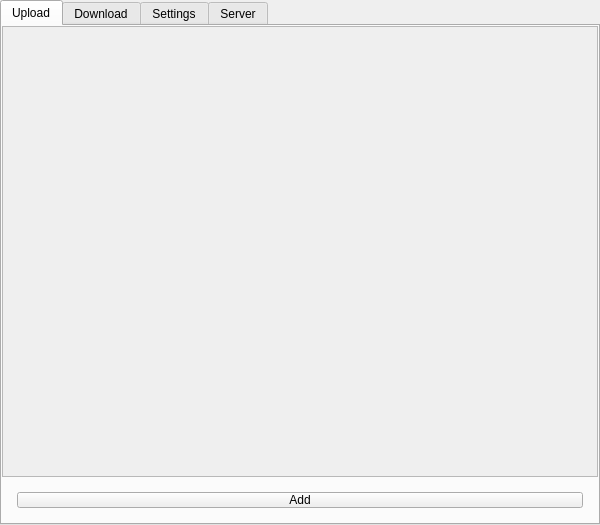
<?xml version="1.0" encoding="UTF-8"?>
<ui version="4.0">
 <class>MainWindow</class>
 <widget class="QWidget" name="MainWindow">
  <property name="geometry">
   <rect>
    <x>0</x>
    <y>0</y>
    <width>600</width>
    <height>525</height>
   </rect>
  </property>
  <property name="windowTitle">
   <string>Form</string>
  </property>
  <layout class="QVBoxLayout" name="verticalLayout">
   <property name="spacing">
    <number>6</number>
   </property>
   <property name="leftMargin">
    <number>0</number>
   </property>
   <property name="topMargin">
    <number>0</number>
   </property>
   <property name="rightMargin">
    <number>0</number>
   </property>
   <property name="bottomMargin">
    <number>0</number>
   </property>
   <item>
    <widget class="QTabWidget" name="tabWidget">
     <property name="enabled">
      <bool>true</bool>
     </property>
     <property name="currentIndex">
      <number>0</number>
     </property>
     <widget class="QWidget" name="UploadTab">
      <attribute name="title">
       <string>Upload</string>
      </attribute>
      <layout class="QVBoxLayout" name="verticalLayout_2">
       <property name="spacing">
        <number>0</number>
       </property>
       <property name="leftMargin">
        <number>0</number>
       </property>
       <property name="topMargin">
        <number>0</number>
       </property>
       <property name="rightMargin">
        <number>0</number>
       </property>
       <property name="bottomMargin">
        <number>0</number>
       </property>
       <item>
        <widget class="QScrollArea" name="scrollArea">
         <property name="enabled">
          <bool>true</bool>
         </property>
         <property name="lineWidth">
          <number>1</number>
         </property>
         <property name="widgetResizable">
          <bool>true</bool>
         </property>
         <widget class="QWidget" name="scrollAreaWidgetContents">
          <property name="geometry">
           <rect>
            <x>0</x>
            <y>0</y>
            <width>594</width>
            <height>445</height>
           </rect>
          </property>
          <layout class="QVBoxLayout" name="verticalLayout_4">
           <item>
            <layout class="QVBoxLayout" name="UploadLayout">
             <property name="spacing">
              <number>6</number>
             </property>
             <item>
              <spacer name="verticalSpacer_2">
               <property name="orientation">
                <enum>Qt::Vertical</enum>
               </property>
               <property name="sizeHint" stdset="0">
                <size>
                 <width>20</width>
                 <height>40</height>
                </size>
               </property>
              </spacer>
             </item>
            </layout>
           </item>
          </layout>
         </widget>
        </widget>
       </item>
       <item>
        <widget class="QPushButton" name="AddUploadBtn">
         <property name="styleSheet">
          <string notr="true">QPushButton {margin:15px;}</string>
         </property>
         <property name="text">
          <string>Add</string>
         </property>
        </widget>
       </item>
      </layout>
     </widget>
     <widget class="QWidget" name="DownloadTab">
      <attribute name="title">
       <string>Download</string>
      </attribute>
      <layout class="QVBoxLayout" name="verticalLayout_5">
       <property name="spacing">
        <number>0</number>
       </property>
       <property name="leftMargin">
        <number>0</number>
       </property>
       <property name="topMargin">
        <number>0</number>
       </property>
       <property name="rightMargin">
        <number>0</number>
       </property>
       <property name="bottomMargin">
        <number>0</number>
       </property>
       <item>
        <widget class="QScrollArea" name="scrollArea_2">
         <property name="widgetResizable">
          <bool>true</bool>
         </property>
         <widget class="QWidget" name="scrollAreaWidgetContents_2">
          <property name="geometry">
           <rect>
            <x>0</x>
            <y>0</y>
            <width>594</width>
            <height>445</height>
           </rect>
          </property>
          <layout class="QVBoxLayout" name="verticalLayout_7">
           <item>
            <layout class="QVBoxLayout" name="DownloadLayout">
             <item>
              <spacer name="verticalSpacer">
               <property name="orientation">
                <enum>Qt::Vertical</enum>
               </property>
               <property name="sizeHint" stdset="0">
                <size>
                 <width>20</width>
                 <height>40</height>
                </size>
               </property>
              </spacer>
             </item>
            </layout>
           </item>
          </layout>
         </widget>
        </widget>
       </item>
       <item>
        <widget class="QPushButton" name="AddDownloadBtn">
         <property name="styleSheet">
          <string notr="true">QPushButton {margin:15px;}</string>
         </property>
         <property name="text">
          <string>Add</string>
         </property>
        </widget>
       </item>
      </layout>
     </widget>
     <widget class="QWidget" name="SettingsTab">
      <attribute name="title">
       <string>Settings</string>
      </attribute>
      <layout class="QVBoxLayout" name="verticalLayout_3">
       <property name="spacing">
        <number>6</number>
       </property>
       <property name="leftMargin">
        <number>0</number>
       </property>
       <property name="topMargin">
        <number>0</number>
       </property>
       <property name="rightMargin">
        <number>0</number>
       </property>
       <property name="bottomMargin">
        <number>0</number>
       </property>
       <item>
        <widget class="QScrollArea" name="scrollArea_3">
         <property name="widgetResizable">
          <bool>true</bool>
         </property>
         <widget class="QWidget" name="scrollAreaWidgetContents_3">
          <property name="geometry">
           <rect>
            <x>0</x>
            <y>0</y>
            <width>594</width>
            <height>493</height>
           </rect>
          </property>
          <layout class="QVBoxLayout" name="verticalLayout_9">
           <item>
            <layout class="QVBoxLayout" name="SettingsLayout"/>
           </item>
          </layout>
         </widget>
        </widget>
       </item>
      </layout>
     </widget>
     <widget class="QWidget" name="ServerTab">
      <attribute name="title">
       <string>Server</string>
      </attribute>
      <layout class="QVBoxLayout" name="verticalLayout_6">
       <property name="leftMargin">
        <number>0</number>
       </property>
       <property name="topMargin">
        <number>0</number>
       </property>
       <property name="rightMargin">
        <number>0</number>
       </property>
       <property name="bottomMargin">
        <number>0</number>
       </property>
       <item>
        <widget class="QScrollArea" name="scrollArea_4">
         <property name="widgetResizable">
          <bool>true</bool>
         </property>
         <widget class="QWidget" name="scrollAreaWidgetContents_4">
          <property name="geometry">
           <rect>
            <x>0</x>
            <y>0</y>
            <width>594</width>
            <height>493</height>
           </rect>
          </property>
          <layout class="QVBoxLayout" name="verticalLayout_10">
           <item>
            <layout class="QVBoxLayout" name="LocalServerLayout"/>
           </item>
          </layout>
         </widget>
        </widget>
       </item>
      </layout>
     </widget>
    </widget>
   </item>
  </layout>
 </widget>
 <resources/>
 <connections/>
</ui>
